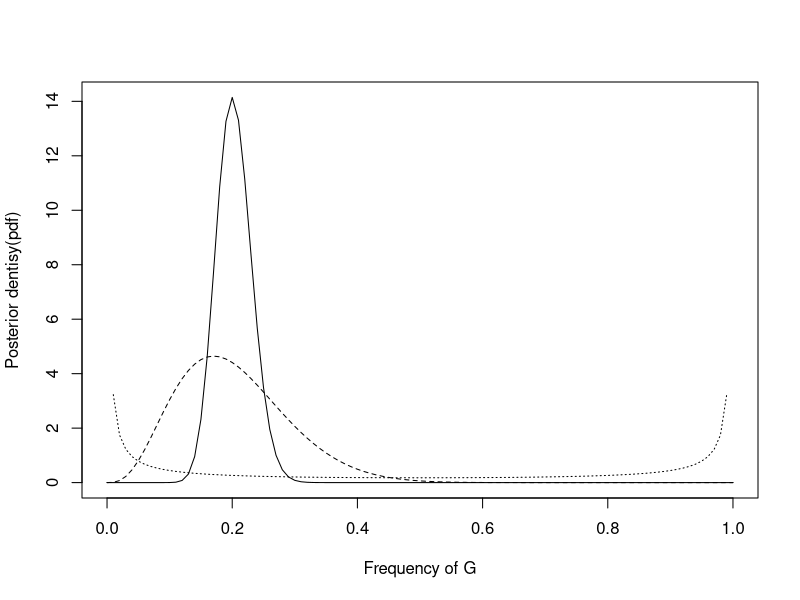

Reproduce this figure in R.
rm(list = ls())
graphics.off()


# beta-binomial model of allele frequencies
p <- seq(0,1,0.01)



# A)
k1 <- 40
n1 <- 200
alpha1 <- k1+1
beta1 <- n1-k1+1
# calculate the beta likelihood (posterior probability)
beta_likelihood1 <- dbeta(p, shape1 = alpha1, shape2 = beta1)
# plot the beta function likelihood corresponding to p value
plot(p, beta_likelihood1, type = 'l', xlab = 'Frequency of G', ylab = 'Posterior dentisy(pdf)')
# calculate notable quantiles of beta function
qbeta(p = c(0.025, 0.25, 0.5, 0.75, 0.975), shape1 = alpha1, shape2 = beta1)

# B)
k2 <- 4
n2 <- 20
alpha2 <- k2+0.1
beta2 <- n2-k2+0.1
beta_likelihood2 <- dbeta(p, alpha2, beta2)
points(p, beta_likelihood2, type = 'l', xlab = 'Frequency of G', ylab = 'Posterior density', lty = 2)
qbeta(p=c(0.025, 0.25, 0.5, 0.75, 0.975), alpha2, beta2)


# C)
x <- dbeta(p, 0.1, 0.1)
points(p, x, type = 'l', lty = 3)

M1 <- pbeta(0.5, alpha2, beta2)
M2 <- 1-M1
M1/M2


